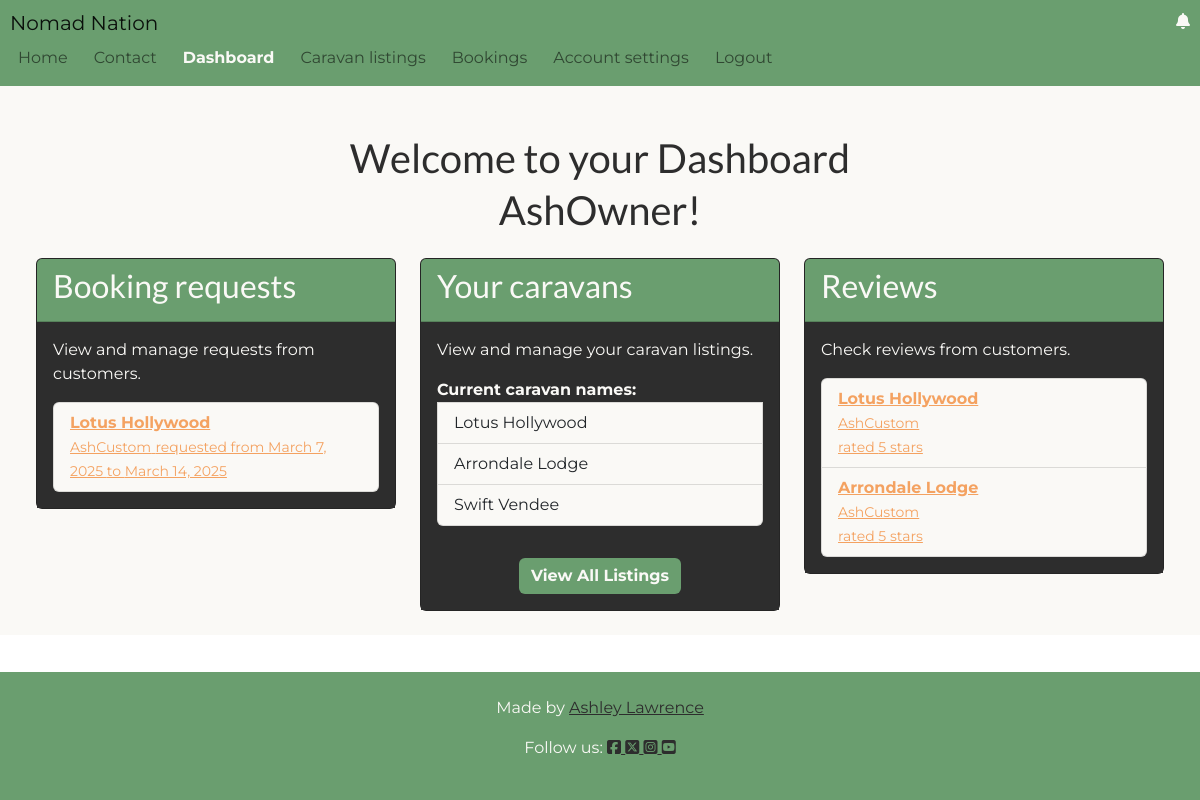
Before: /dashboard/ (signed in) with the older database file.
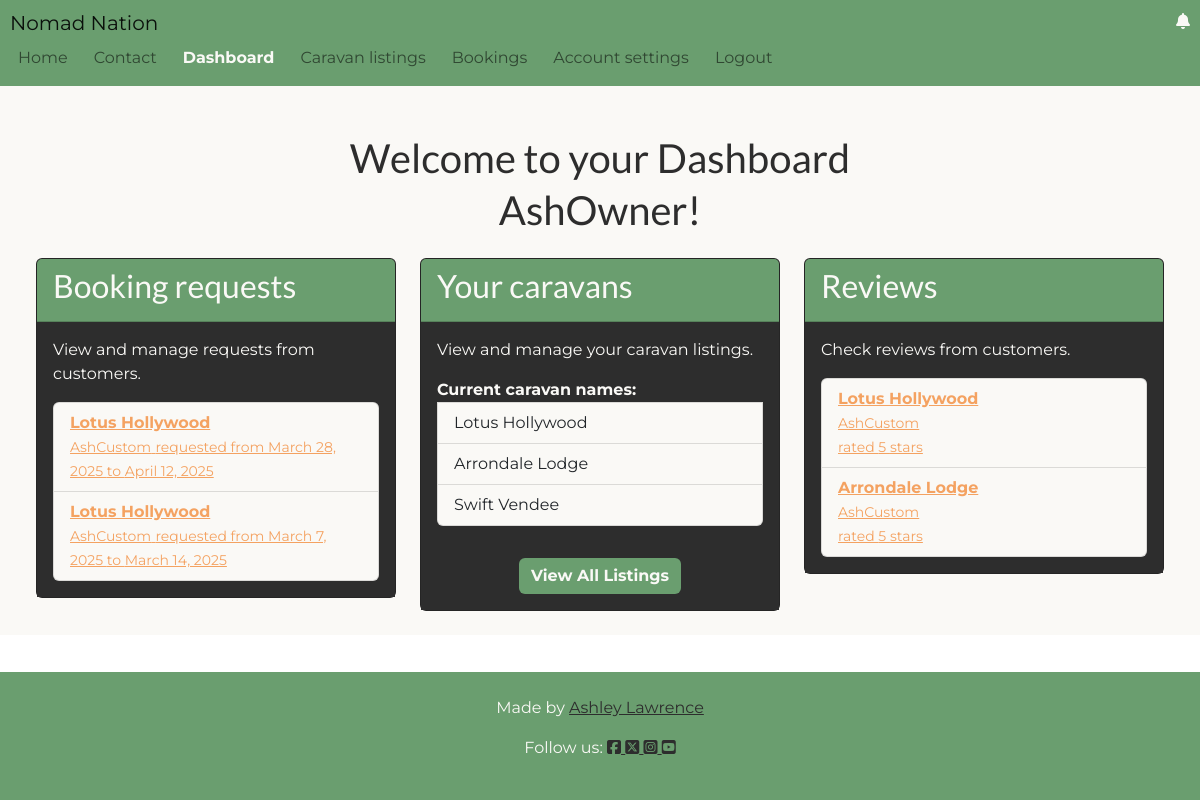
After: the same page with the newer database file.
### listings/models.py (models this page shows, shortened)
class Booking(models.Model):
    STATUS_CHOICES = [
        ("pending", _("Pending")),
        ("accepted", _("Accepted")),
        ("declined", _("Declined")),
    ]
    caravan = models.ForeignKey(
        Caravan, on_delete=models.CASCADE, related_name="bookings"
    )
    customer = models.ForeignKey(
        User, on_delete=models.CASCADE, related_name="bookings"
    )
    name = models.CharField(max_length=50)
    email = models.EmailField()
    phone_number = models.CharField(max_length=15, blank=True, null=True)
    start_date = models.DateField()
    end_date = models.DateField()
    message = models.TextField(blank=True, null=True)
    status = models.CharField(
        max_length=10, choices=STATUS_CHOICES, default="pending"
    )

class Caravan(models.Model):
    owner = models.ForeignKey(
        User, on_delete=models.CASCADE, related_name='caravans'
    )
    title = models.CharField(max_length=100)
    description = models.TextField()
    berth = models.CharField(
        max_length=10, choices=[
            ('small', _('Two-berth')),
            ('medium', _('Four-berth')),
            ('large', _('Six-berth'))
        ]
    )
    price_per_night = models.DecimalField(max_digits=6, decimal_places=2)
    currency = models.CharField(max_length=3, default="GBP")
    location = models.CharField(max_length=100)
    amenities = models.ManyToManyField(Amenity, related_name='caravans')
    favourites = models.ManyToManyField(
        User, related_name='favourite_caravans', blank=True
    )

class Review(models.Model):
    caravan = models.ForeignKey(
        Caravan, on_delete=models.CASCADE, related_name='reviews'
    )
    customer = models.ForeignKey(
        User, on_delete=models.CASCADE, related_name='reviews'
    )
    rating = models.IntegerField()
    comment = models.TextField()
    created_at = models.DateTimeField(auto_now_add=True)
    updated_at = models.DateTimeField(auto_now=True)
    approved = models.BooleanField(default=False)

### dashboard/views.py (the view)
# urls.py: path('', views.dashboard_view, name='dashboard'),
@login_required
def dashboard_view(request):
    current_user = request.user
    context = {}
    context['username'] = current_user.username
    if current_user.is_superuser:
        context['user_type'] = 'superuser'
        context['admin_url'] = '/admin/'
        return render(request, 'dashboard/dashboard.html', context)
    try:
        user_profile = current_user.profile
    except AttributeError:
        return redirect('account_logout')
    if user_profile.user_type == 'customer':
        context['user_type'] = 'customer'
        context['upcoming_stays'] = Booking.objects.filter(
            customer=current_user,
            status='accepted',
            start_date__gte=timezone.now()
        )
        context['favourites'] = current_user.favourite_caravans.all()
        context['previous_stays'] = Booking.objects.filter(
            customer=current_user,
            status='accepted',
            end_date__lt=timezone.now()
        )
    elif user_profile.user_type == 'owner':
        context['user_type'] = 'owner'
        context['requests'] = Booking.objects.filter(
            caravan__owner=current_user, status='pending'
        )
        context['caravans'] = Caravan.objects.filter(owner=current_user)
        context['reviews'] = Review.objects.filter(
            caravan__owner=current_user, approved=True
        )
    else:
        return redirect('account_logout')
    return render(request, 'dashboard/dashboard.html', context)

### dashboard/templates/dashboard/dashboard.html (shortened to what the changed rows need)
{% extends "base.html" %}
{% load i18n %}
{% block content %}
<div class="container-fluid d-flex flex-column justify-content-center align-items-center bg-styles">
    <h1 class="text-center mb-1 mt-5 title">{% trans "Welcome to your Dashboard" %}</h1>
    {% if user_type == 'superuser' %}
    <h1 class="text-center mb-4 title">{% trans "Superuser!" %}</h1>
    <p>{% trans "To manage the site go to admin page:" %}
        <a href="{{ admin_url }}" class="btn btn-primary w-100 mt-3 btn-styles">{% trans "Here" %}</a>
    </p>
</div>
{% elif user_type == 'owner' %}
<div class="container-fluid d-flex flex-column justify-content-center align-items-center bg-styles dashboard-style">
    <h1 class="text-center mb-4 title">{{ username }}!</h1>
    <div class="row w-100">
        <div class="col-md-4">
            <div class="card mb-4 text-white">
                <div class="card-header">
                    <h2 class="card-title title">{% trans "Booking requests" %}</h2>
                </div>
                <div class="card-body">
                    <ul class="list-group">
                        {% for request in requests %}
                            <li class="list-group-item">
                                <a href="{% url 'booking_view' request.caravan.id %}">
                                    <strong>{{ request.caravan.title }}</strong><br>
                                    <small>{{ request.customer.username }}</small>
                                    <small>
                                        {% trans "requested from" %}
                                        {{ request.start_date }} {% trans "to" %} {{ request.end_date }}
                                    </small>
                                </a>
                            </li>
                        {% empty %}
                            <li class="list-group-item">{% trans "No current requests" %}</li>
                        {% endfor %}
                    </ul>
                </div>
            </div>
        </div>
        <div class="col-md-4">
            <div class="card mb-4 text-white">
                <div class="card-header">
                    <h2 class="card-title title">{% trans "Your caravans" %}</h2>
                </div>
                <div class="card-body">
                    <ul class="list-group">
                        <strong>{% trans "Current caravan names:" %}</strong>
                        {% for caravan in caravans %}
                            <li class="list-group-item">{{ caravan.title }}</li>
                        {% empty %}
                            <li class="list-group-item">{% trans "No caravans listed" %}</li>
                        {% endfor %}
                    </ul>
                </div>
            </div>
        </div>
        <div class="col-md-4">
            <div class="card mb-4 text-white">
                <div class="card-header">
                    <h2 class="card-title title">{% trans "Reviews" %}</h2>
                </div>
                <div class="card-body">
                    <ul class="list-group">
                        {% for review in reviews %}
                            <li class="list-group-item">
                                <a href="{% url 'listings' %}#review-{{ review.pk }}">
                                    <strong>{{ review.caravan.title }}</strong><br>
                                    <small>{{ review.customer.username }}</small><br>
                                    <small>{% trans "rated" %} {{ review.rating }} {% trans "stars" %}</small>
                                </a>
                            </li>
                        {% empty %}
                            <li class="list-group-item">{% trans "No reviews" %}</li>
                        {% endfor %}
                    </ul>
                </div>
            </div>
        </div>
    </div>
</div>
{% endif %}
{% endblock %}

Changed rows visible on the page:
now on this page (row edited): Booking: caravan "Lotus Hollywood", customer.username "AshCustom", start_date "March 28, 2025", end_date "April 12, 2025"
